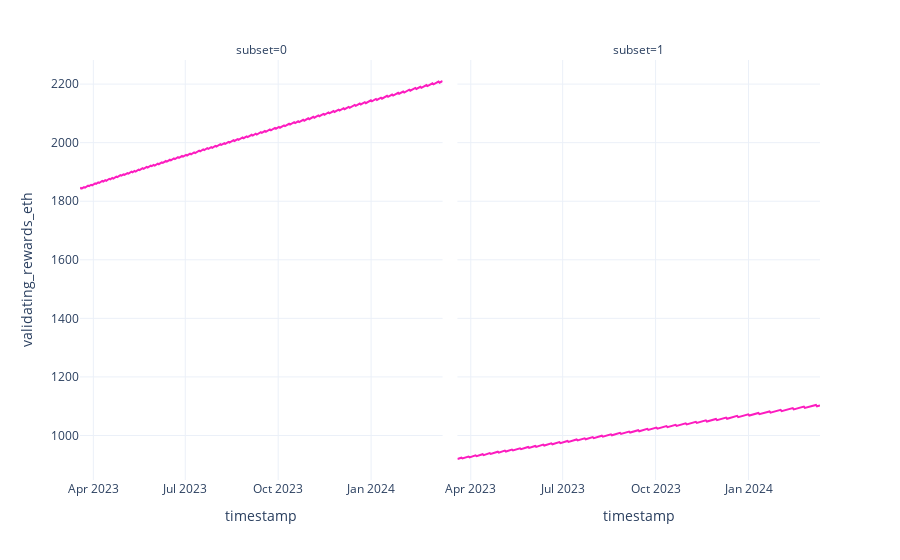

Here is the notebook cell this chart was saved with:
### Markdown cell above
Once we have the results post-processed and in a Pandas DataFrame, we can use Plotly for plotting our results:

### Code cell
# Plot the total validating rewards in ETH for each subset
px.line(df, x='timestamp', y='validating_rewards_eth', facet_col='subset')

### Figure 1 — Plotly figure (JSON) as saved in the notebook; plotly's stock layout.template omitted (floating-point values rounded to 4 significant figures; data arrays with more than 128 entries replaced by an {"elided": "..."} marker saying what was removed)
{"data": [{"hovertemplate": "subset=0<br>timestamp=%{x}<br>validating_rewards_eth=%{y}<extra></extra>", "legendgroup": "", "line": {"color": "#FC1CBF", "dash": "solid"}, "mode": "lines", "name": "", "orientation": "v", "showlegend": false, "type": "scatter", "x": {"elided": "360 str values"}, "xaxis": "x", "y": {"elided": "360 float values"}, "yaxis": "y"}, {"hovertemplate": "subset=1<br>timestamp=%{x}<br>validating_rewards_eth=%{y}<extra></extra>", "legendgroup": "", "line": {"color": "#FC1CBF", "dash": "solid"}, "mode": "lines", "name": "", "orientation": "v", "showlegend": false, "type": "scatter", "x": {"elided": "360 str values"}, "xaxis": "x2", "y": {"elided": "360 float values"}, "yaxis": "y2"}], "layout": {"annotations": [{"font": {}, "showarrow": false, "text": "subset=0", "x": 0.245, "xanchor": "center", "xref": "paper", "y": 1, "yanchor": "bottom", "yref": "paper"}, {"font": {}, "showarrow": false, "text": "subset=1", "x": 0.755, "xanchor": "center", "xref": "paper", "y": 1, "yanchor": "bottom", "yref": "paper"}], "legend": {"tracegroupgap": 0}, "margin": {"t": 60}, "xaxis": {"anchor": "y", "domain": [0, 0.49], "title": {"text": "timestamp"}}, "xaxis2": {"anchor": "y2", "domain": [0.51, 1], "matches": "x", "title": {"text": "timestamp"}}, "yaxis": {"anchor": "x", "domain": [0, 1], "title": {"text": "validating_rewards_eth"}}, "yaxis2": {"anchor": "x2", "domain": [0, 1], "matches": "y", "showticklabels": false}}}
